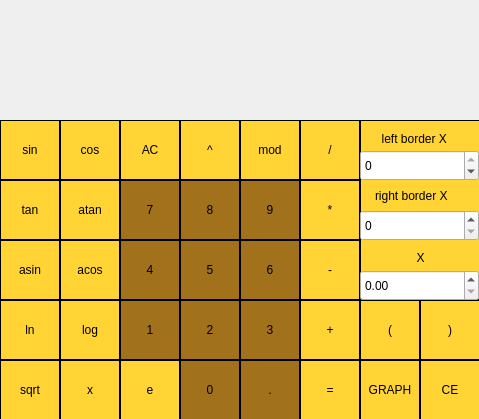
<?xml version="1.0" encoding="UTF-8"?>
<ui version="4.0">
 <class>viewCalc</class>
 <widget class="QMainWindow" name="viewCalc">
  <property name="geometry">
   <rect>
    <x>0</x>
    <y>0</y>
    <width>479</width>
    <height>419</height>
   </rect>
  </property>
  <property name="minimumSize">
   <size>
    <width>479</width>
    <height>419</height>
   </size>
  </property>
  <property name="maximumSize">
   <size>
    <width>479</width>
    <height>419</height>
   </size>
  </property>
  <property name="windowTitle">
   <string>MainWindow</string>
  </property>
  <widget class="QWidget" name="centralwidget">
   <widget class="QPushButton" name="pushButton_div">
    <property name="geometry">
     <rect>
      <x>300</x>
      <y>120</y>
      <width>60</width>
      <height>60</height>
     </rect>
    </property>
    <property name="styleSheet">
     <string notr="true">QPushButton {
  background-color:rgb(255, 212, 52);
  color: rgb(0, 0, 0); 
  border: 1px solid rgb(0, 0, 0);
}

QPushButton:pressed {
       background-color: rgb(252, 233, 255);
 border: 1px solid rgb(0, 0, 0);
}</string>
    </property>
    <property name="text">
     <string>/</string>
    </property>
   </widget>
   <widget class="QPushButton" name="pushButton_4">
    <property name="geometry">
     <rect>
      <x>120</x>
      <y>240</y>
      <width>60</width>
      <height>60</height>
     </rect>
    </property>
    <property name="styleSheet">
     <string notr="true">QPushButton {
  background-color:rgb(161, 113, 27);
  color: rgb(0, 0, 0); 
  border: 1px solid rgb(0, 0, 0);
}

QPushButton:pressed {
       background-color: rgb(187, 130, 59);
 border: 1px solid rgb(0, 0, 0);
}</string>
    </property>
    <property name="text">
     <string>4</string>
    </property>
   </widget>
   <widget class="QPushButton" name="pushButton_GRAPH">
    <property name="geometry">
     <rect>
      <x>360</x>
      <y>360</y>
      <width>60</width>
      <height>60</height>
     </rect>
    </property>
    <property name="styleSheet">
     <string notr="true">QPushButton {
  background-color:rgb(255, 212, 52);
  color: rgb(0, 0, 0); 
  border: 1px solid rgb(0, 0, 0);
}

QPushButton:pressed {
       background-color: rgb(252, 233, 255);
 border: 1px solid rgb(0, 0, 0);
}</string>
    </property>
    <property name="text">
     <string>GRAPH</string>
    </property>
   </widget>
   <widget class="QPushButton" name="pushButton_sin">
    <property name="geometry">
     <rect>
      <x>0</x>
      <y>120</y>
      <width>60</width>
      <height>60</height>
     </rect>
    </property>
    <property name="styleSheet">
     <string notr="true">QPushButton {
  background-color:rgb(255, 212, 52);
  color: rgb(0, 0, 0); 
  border: 1px solid rgb(0, 0, 0);
}

QPushButton:pressed {
       background-color: rgb(252, 233, 255);
 border: 1px solid rgb(0, 0, 0);
}</string>
    </property>
    <property name="text">
     <string>sin</string>
    </property>
   </widget>
   <widget class="QPushButton" name="pushButton_mod">
    <property name="geometry">
     <rect>
      <x>240</x>
      <y>120</y>
      <width>60</width>
      <height>60</height>
     </rect>
    </property>
    <property name="styleSheet">
     <string notr="true">QPushButton {
  background-color:rgb(255, 212, 52);
  color: rgb(0, 0, 0); 
  border: 1px solid rgb(0, 0, 0);
}

QPushButton:pressed {
       background-color: rgb(252, 233, 255);
 border: 1px solid rgb(0, 0, 0);
}</string>
    </property>
    <property name="text">
     <string>mod</string>
    </property>
   </widget>
   <widget class="QPushButton" name="pushButton_sum">
    <property name="geometry">
     <rect>
      <x>300</x>
      <y>300</y>
      <width>60</width>
      <height>60</height>
     </rect>
    </property>
    <property name="styleSheet">
     <string notr="true">QPushButton {
  background-color:rgb(255, 212, 52);
  color: rgb(0, 0, 0); 
  border: 1px solid rgb(0, 0, 0);
}

QPushButton:pressed {
       background-color: rgb(252, 233, 255);
 border: 1px solid rgb(0, 0, 0);
}</string>
    </property>
    <property name="text">
     <string>+</string>
    </property>
   </widget>
   <widget class="QPushButton" name="pushButton_ln">
    <property name="geometry">
     <rect>
      <x>0</x>
      <y>300</y>
      <width>60</width>
      <height>60</height>
     </rect>
    </property>
    <property name="styleSheet">
     <string notr="true">QPushButton {
  background-color:rgb(255, 212, 52);
  color: rgb(0, 0, 0); 
  border: 1px solid rgb(0, 0, 0);
}

QPushButton:pressed {
       background-color: rgb(252, 233, 255);
 border: 1px solid rgb(0, 0, 0);
}</string>
    </property>
    <property name="text">
     <string>ln</string>
    </property>
   </widget>
   <widget class="QPushButton" name="pushButton_5">
    <property name="geometry">
     <rect>
      <x>180</x>
      <y>240</y>
      <width>60</width>
      <height>60</height>
     </rect>
    </property>
    <property name="styleSheet">
     <string notr="true">QPushButton {
  background-color:rgb(161, 113, 27);
  color: rgb(0, 0, 0); 
  border: 1px solid rgb(0, 0, 0);
}

QPushButton:pressed {
       background-color: rgb(187, 130, 59);
 border: 1px solid rgb(0, 0, 0);
}</string>
    </property>
    <property name="text">
     <string>5</string>
    </property>
   </widget>
   <widget class="QPushButton" name="pushButton_2">
    <property name="geometry">
     <rect>
      <x>180</x>
      <y>300</y>
      <width>60</width>
      <height>60</height>
     </rect>
    </property>
    <property name="styleSheet">
     <string notr="true">QPushButton {
  background-color:rgb(161, 113, 27);
  color: rgb(0, 0, 0); 
  border: 1px solid rgb(0, 0, 0);
}

QPushButton:pressed {
       background-color: rgb(187, 130, 59);
 border: 1px solid rgb(0, 0, 0);
}</string>
    </property>
    <property name="text">
     <string>2</string>
    </property>
   </widget>
   <widget class="QPushButton" name="pushButton_dot">
    <property name="geometry">
     <rect>
      <x>240</x>
      <y>360</y>
      <width>60</width>
      <height>60</height>
     </rect>
    </property>
    <property name="styleSheet">
     <string notr="true">QPushButton {
  background-color:rgb(161, 113, 27);
  color: rgb(0, 0, 0); 
  border: 1px solid rgb(0, 0, 0);
}

QPushButton:pressed {
       background-color: rgb(187, 130, 59);
 border: 1px solid rgb(0, 0, 0);
}</string>
    </property>
    <property name="text">
     <string>.</string>
    </property>
   </widget>
   <widget class="QPushButton" name="pushButton_9">
    <property name="geometry">
     <rect>
      <x>240</x>
      <y>180</y>
      <width>60</width>
      <height>60</height>
     </rect>
    </property>
    <property name="styleSheet">
     <string notr="true">QPushButton {
  background-color:rgb(161, 113, 27);
  color: rgb(0, 0, 0); 
  border: 1px solid rgb(0, 0, 0);
}

QPushButton:pressed {
       background-color: rgb(187, 130, 59);
 border: 1px solid rgb(0, 0, 0);
}</string>
    </property>
    <property name="text">
     <string>9</string>
    </property>
   </widget>
   <widget class="QPushButton" name="pushButton_1">
    <property name="geometry">
     <rect>
      <x>120</x>
      <y>300</y>
      <width>60</width>
      <height>60</height>
     </rect>
    </property>
    <property name="styleSheet">
     <string notr="true">QPushButton {
  background-color:rgb(161, 113, 27);
  color: rgb(0, 0, 0); 
  border: 1px solid rgb(0, 0, 0);
}

QPushButton:pressed {
       background-color: rgb(187, 130, 59);
 border: 1px solid rgb(0, 0, 0);
}</string>
    </property>
    <property name="text">
     <string>1</string>
    </property>
   </widget>
   <widget class="QLabel" name="label">
    <property name="geometry">
     <rect>
      <x>0</x>
      <y>0</y>
      <width>480</width>
      <height>121</height>
     </rect>
    </property>
    <property name="font">
     <font>
      <pointsize>24</pointsize>
     </font>
    </property>
    <property name="layoutDirection">
     <enum>Qt::LeftToRight</enum>
    </property>
    <property name="styleSheet">
     <string notr="true">QLabel {
  qproperty-alignment: 'AlignVCenter | AlignRight';
  border: 1px solid rgb(0, 0, 0);
}

background-color: rgb(252, 233, 255);</string>
    </property>
    <property name="text">
     <string/>
    </property>
    <property name="alignment">
     <set>Qt::AlignRight|Qt::AlignTrailing|Qt::AlignVCenter</set>
    </property>
    <property name="indent">
     <number>0</number>
    </property>
   </widget>
   <widget class="QPushButton" name="pushButton_deg">
    <property name="geometry">
     <rect>
      <x>180</x>
      <y>120</y>
      <width>60</width>
      <height>60</height>
     </rect>
    </property>
    <property name="styleSheet">
     <string notr="true">QPushButton {
  background-color:rgb(255, 212, 52);
  color: rgb(0, 0, 0); 
  border: 1px solid rgb(0, 0, 0);
}

QPushButton:pressed {
       background-color: rgb(252, 233, 255);
 border: 1px solid rgb(0, 0, 0);
}</string>
    </property>
    <property name="text">
     <string>^</string>
    </property>
   </widget>
   <widget class="QPushButton" name="pushButton_log">
    <property name="geometry">
     <rect>
      <x>60</x>
      <y>300</y>
      <width>60</width>
      <height>60</height>
     </rect>
    </property>
    <property name="styleSheet">
     <string>QPushButton {
  background-color:rgb(255, 212, 52);
  color: rgb(0, 0, 0); 
  border: 1px solid rgb(0, 0, 0);
}

QPushButton:pressed {
       background-color: rgb(252, 233, 255);
 border: 1px solid rgb(0, 0, 0);
}</string>
    </property>
    <property name="text">
     <string>log</string>
    </property>
   </widget>
   <widget class="QPushButton" name="pushButton_acos">
    <property name="geometry">
     <rect>
      <x>60</x>
      <y>240</y>
      <width>60</width>
      <height>60</height>
     </rect>
    </property>
    <property name="styleSheet">
     <string>QPushButton {
  background-color:rgb(255, 212, 52);
  color: rgb(0, 0, 0); 
  border: 1px solid rgb(0, 0, 0);
}

QPushButton:pressed {
       background-color: rgb(252, 233, 255);
 border: 1px solid rgb(0, 0, 0);
}</string>
    </property>
    <property name="text">
     <string>acos</string>
    </property>
   </widget>
   <widget class="QPushButton" name="pushButton_7">
    <property name="geometry">
     <rect>
      <x>120</x>
      <y>180</y>
      <width>60</width>
      <height>60</height>
     </rect>
    </property>
    <property name="styleSheet">
     <string notr="true">QPushButton {
  background-color:rgb(161, 113, 27);
  color: rgb(0, 0, 0); 
  border: 1px solid rgb(0, 0, 0);
}

QPushButton:pressed {
       background-color: rgb(187, 130, 59);
 border: 1px solid rgb(0, 0, 0);
}</string>
    </property>
    <property name="text">
     <string>7</string>
    </property>
   </widget>
   <widget class="QPushButton" name="pushButton_8">
    <property name="geometry">
     <rect>
      <x>180</x>
      <y>180</y>
      <width>60</width>
      <height>60</height>
     </rect>
    </property>
    <property name="styleSheet">
     <string notr="true">QPushButton {
  background-color:rgb(161, 113, 27);
  color: rgb(0, 0, 0); 
  border: 1px solid rgb(0, 0, 0);
}

QPushButton:pressed {
       background-color: rgb(187, 130, 59);
 border: 1px solid rgb(0, 0, 0);
}</string>
    </property>
    <property name="text">
     <string>8</string>
    </property>
   </widget>
   <widget class="QPushButton" name="pushButton_3">
    <property name="geometry">
     <rect>
      <x>240</x>
      <y>300</y>
      <width>60</width>
      <height>60</height>
     </rect>
    </property>
    <property name="styleSheet">
     <string notr="true">QPushButton {
  background-color:rgb(161, 113, 27);
  color: rgb(0, 0, 0); 
  border: 1px solid rgb(0, 0, 0);
}

QPushButton:pressed {
       background-color: rgb(187, 130, 59);
 border: 1px solid rgb(0, 0, 0);
}</string>
    </property>
    <property name="text">
     <string>3</string>
    </property>
   </widget>
   <widget class="QPushButton" name="pushButton_eq">
    <property name="geometry">
     <rect>
      <x>300</x>
      <y>360</y>
      <width>60</width>
      <height>60</height>
     </rect>
    </property>
    <property name="styleSheet">
     <string notr="true">QPushButton {
  background-color:rgb(255, 212, 52);
  color: rgb(0, 0, 0); 
  border: 1px solid rgb(0, 0, 0);
}

QPushButton:pressed {
       background-color: rgb(252, 233, 255);
 border: 1px solid rgb(0, 0, 0);
}</string>
    </property>
    <property name="text">
     <string>=</string>
    </property>
   </widget>
   <widget class="QPushButton" name="pushButton_sub">
    <property name="geometry">
     <rect>
      <x>300</x>
      <y>240</y>
      <width>60</width>
      <height>60</height>
     </rect>
    </property>
    <property name="styleSheet">
     <string notr="true">QPushButton {
  background-color:rgb(255, 212, 52);
  color: rgb(0, 0, 0); 
  border: 1px solid rgb(0, 0, 0);
}

QPushButton:pressed {
       background-color: rgb(252, 233, 255);
 border: 1px solid rgb(0, 0, 0);
}</string>
    </property>
    <property name="text">
     <string>-</string>
    </property>
   </widget>
   <widget class="QPushButton" name="pushButton_0">
    <property name="geometry">
     <rect>
      <x>180</x>
      <y>360</y>
      <width>60</width>
      <height>60</height>
     </rect>
    </property>
    <property name="styleSheet">
     <string notr="true">QPushButton {
  background-color:rgb(161, 113, 27);
  color: rgb(0, 0, 0); 
  border: 1px solid rgb(0, 0, 0);
}

QPushButton:pressed {
       background-color: rgb(187, 130, 59);
 border: 1px solid rgb(0, 0, 0);
}</string>
    </property>
    <property name="text">
     <string>0</string>
    </property>
   </widget>
   <widget class="QPushButton" name="pushButton_bl">
    <property name="geometry">
     <rect>
      <x>360</x>
      <y>300</y>
      <width>60</width>
      <height>60</height>
     </rect>
    </property>
    <property name="styleSheet">
     <string notr="true">QPushButton {
  background-color:rgb(255, 212, 52);
  color: rgb(0, 0, 0); 
  border: 1px solid rgb(0, 0, 0);
}

QPushButton:pressed {
       background-color: rgb(252, 233, 255);
 border: 1px solid rgb(0, 0, 0);
}</string>
    </property>
    <property name="text">
     <string>(</string>
    </property>
   </widget>
   <widget class="QPushButton" name="pushButton_clear">
    <property name="geometry">
     <rect>
      <x>120</x>
      <y>120</y>
      <width>60</width>
      <height>60</height>
     </rect>
    </property>
    <property name="styleSheet">
     <string notr="true">QPushButton {
  background-color:rgb(255, 212, 52);
  color: rgb(0, 0, 0); 
  border: 1px solid rgb(0, 0, 0);
}

QPushButton:pressed {
       background-color: rgb(252, 233, 255);
 border: 1px solid rgb(0, 0, 0);
}</string>
    </property>
    <property name="text">
     <string>АС</string>
    </property>
   </widget>
   <widget class="QPushButton" name="pushButton_un">
    <property name="geometry">
     <rect>
      <x>60</x>
      <y>360</y>
      <width>60</width>
      <height>60</height>
     </rect>
    </property>
    <property name="styleSheet">
     <string notr="true">QPushButton {
  background-color:rgb(255, 212, 52);
  color: rgb(0, 0, 0); 
  border: 1px solid rgb(0, 0, 0);
}

QPushButton:pressed {
       background-color: rgb(252, 233, 255);
 border: 1px solid rgb(0, 0, 0);
}</string>
    </property>
    <property name="text">
     <string>x</string>
    </property>
   </widget>
   <widget class="QPushButton" name="pushButton_atan">
    <property name="geometry">
     <rect>
      <x>60</x>
      <y>180</y>
      <width>60</width>
      <height>60</height>
     </rect>
    </property>
    <property name="styleSheet">
     <string>QPushButton {
  background-color:rgb(255, 212, 52);
  color: rgb(0, 0, 0); 
  border: 1px solid rgb(0, 0, 0);
}

QPushButton:pressed {
       background-color: rgb(252, 233, 255);
 border: 1px solid rgb(0, 0, 0);
}</string>
    </property>
    <property name="text">
     <string>atan</string>
    </property>
   </widget>
   <widget class="QPushButton" name="pushButton_br">
    <property name="geometry">
     <rect>
      <x>420</x>
      <y>300</y>
      <width>60</width>
      <height>60</height>
     </rect>
    </property>
    <property name="styleSheet">
     <string notr="true">QPushButton {
  background-color:rgb(255, 212, 52);
  color: rgb(0, 0, 0); 
  border: 1px solid rgb(0, 0, 0);
}

QPushButton:pressed {
       background-color: rgb(252, 233, 255);
 border: 1px solid rgb(0, 0, 0);
}</string>
    </property>
    <property name="text">
     <string>)</string>
    </property>
   </widget>
   <widget class="QPushButton" name="pushButton_6">
    <property name="geometry">
     <rect>
      <x>240</x>
      <y>240</y>
      <width>60</width>
      <height>60</height>
     </rect>
    </property>
    <property name="styleSheet">
     <string notr="true">QPushButton {
  background-color:rgb(161, 113, 27);
  color: rgb(0, 0, 0); 
  border: 1px solid rgb(0, 0, 0);
}

QPushButton:pressed {
       background-color: rgb(187, 130, 59);
 border: 1px solid rgb(0, 0, 0);
}</string>
    </property>
    <property name="text">
     <string>6</string>
    </property>
   </widget>
   <widget class="QPushButton" name="pushButton_asin">
    <property name="geometry">
     <rect>
      <x>0</x>
      <y>240</y>
      <width>60</width>
      <height>60</height>
     </rect>
    </property>
    <property name="styleSheet">
     <string notr="true">QPushButton {
  background-color:rgb(255, 212, 52);
  color: rgb(0, 0, 0); 
  border: 1px solid rgb(0, 0, 0);
}

QPushButton:pressed {
       background-color: rgb(252, 233, 255);
 border: 1px solid rgb(0, 0, 0);
}</string>
    </property>
    <property name="text">
     <string>asin</string>
    </property>
   </widget>
   <widget class="QPushButton" name="pushButton_mul">
    <property name="geometry">
     <rect>
      <x>300</x>
      <y>180</y>
      <width>60</width>
      <height>60</height>
     </rect>
    </property>
    <property name="styleSheet">
     <string notr="true">QPushButton {
  background-color:rgb(255, 212, 52);
  color: rgb(0, 0, 0); 
  border: 1px solid rgb(0, 0, 0);
}

QPushButton:pressed {
       background-color: rgb(252, 233, 255);
 border: 1px solid rgb(0, 0, 0);
}</string>
    </property>
    <property name="text">
     <string>*</string>
    </property>
   </widget>
   <widget class="QPushButton" name="pushButton_sqrt">
    <property name="geometry">
     <rect>
      <x>0</x>
      <y>360</y>
      <width>60</width>
      <height>60</height>
     </rect>
    </property>
    <property name="styleSheet">
     <string>QPushButton {
  background-color:rgb(255, 212, 52);
  color: rgb(0, 0, 0); 
  border: 1px solid rgb(0, 0, 0);
}

QPushButton:pressed {
       background-color: rgb(252, 233, 255);
 border: 1px solid rgb(0, 0, 0);
}</string>
    </property>
    <property name="text">
     <string>sqrt</string>
    </property>
   </widget>
   <widget class="QPushButton" name="pushButton_cos">
    <property name="geometry">
     <rect>
      <x>60</x>
      <y>120</y>
      <width>60</width>
      <height>60</height>
     </rect>
    </property>
    <property name="styleSheet">
     <string>QPushButton {
  background-color:rgb(255, 212, 52);
  color: rgb(0, 0, 0); 
  border: 1px solid rgb(0, 0, 0);
}

QPushButton:pressed {
       background-color: rgb(252, 233, 255);
 border: 1px solid rgb(0, 0, 0);
}</string>
    </property>
    <property name="text">
     <string>cos</string>
    </property>
   </widget>
   <widget class="QPushButton" name="pushButton_tan">
    <property name="geometry">
     <rect>
      <x>0</x>
      <y>180</y>
      <width>60</width>
      <height>60</height>
     </rect>
    </property>
    <property name="styleSheet">
     <string notr="true">QPushButton {
  background-color:rgb(255, 212, 52);
  color: rgb(0, 0, 0); 
  border: 1px solid rgb(0, 0, 0);
}

QPushButton:pressed {
       background-color: rgb(252, 233, 255);
 border: 1px solid rgb(0, 0, 0);
}</string>
    </property>
    <property name="text">
     <string>tan</string>
    </property>
   </widget>
   <widget class="QLabel" name="label_2">
    <property name="geometry">
     <rect>
      <x>375</x>
      <y>128</y>
      <width>101</width>
      <height>21</height>
     </rect>
    </property>
    <property name="styleSheet">
     <string notr="true">color: rgb(0, 0, 0);</string>
    </property>
    <property name="text">
     <string>  left border X</string>
    </property>
   </widget>
   <widget class="QLabel" name="label_4">
    <property name="geometry">
     <rect>
      <x>360</x>
      <y>120</y>
      <width>120</width>
      <height>180</height>
     </rect>
    </property>
    <property name="styleSheet">
     <string notr="true">QLabel {
  qproperty-alignment: 'AlignVCenter | AlignRight';
  border: 1px solid rgb(0, 0, 0);
 background-color:rgb(255, 212, 52);
}

</string>
    </property>
    <property name="text">
     <string/>
    </property>
   </widget>
   <widget class="QSpinBox" name="Right_X">
    <property name="geometry">
     <rect>
      <x>360</x>
      <y>210</y>
      <width>119</width>
      <height>31</height>
     </rect>
    </property>
    <property name="styleSheet">
     <string notr="true"/>
    </property>
    <property name="minimum">
     <number>0</number>
    </property>
    <property name="maximum">
     <number>1000000</number>
    </property>
   </widget>
   <widget class="QLabel" name="label_3">
    <property name="geometry">
     <rect>
      <x>375</x>
      <y>185</y>
      <width>101</width>
      <height>21</height>
     </rect>
    </property>
    <property name="styleSheet">
     <string notr="true">color: rgb(0, 0, 0);</string>
    </property>
    <property name="text">
     <string>right border X</string>
    </property>
   </widget>
   <widget class="QLabel" name="label_5">
    <property name="geometry">
     <rect>
      <x>410</x>
      <y>250</y>
      <width>21</width>
      <height>16</height>
     </rect>
    </property>
    <property name="styleSheet">
     <string notr="true">color: rgb(0, 0, 0)</string>
    </property>
    <property name="text">
     <string>  X</string>
    </property>
   </widget>
   <widget class="QSpinBox" name="Left_X">
    <property name="geometry">
     <rect>
      <x>360</x>
      <y>150</y>
      <width>119</width>
      <height>31</height>
     </rect>
    </property>
    <property name="minimum">
     <number>-1000000</number>
    </property>
    <property name="maximum">
     <number>0</number>
    </property>
   </widget>
   <widget class="QPushButton" name="pushButton_CE">
    <property name="geometry">
     <rect>
      <x>420</x>
      <y>360</y>
      <width>60</width>
      <height>60</height>
     </rect>
    </property>
    <property name="styleSheet">
     <string notr="true">QPushButton {
  background-color:rgb(255, 212, 52);
  color: rgb(0, 0, 0); 
  border: 1px solid rgb(0, 0, 0);
}

QPushButton:pressed {
       background-color: rgb(252, 233, 255);
 border: 1px solid rgb(0, 0, 0);
}</string>
    </property>
    <property name="text">
     <string>CE</string>
    </property>
   </widget>
   <widget class="QDoubleSpinBox" name="X">
    <property name="geometry">
     <rect>
      <x>360</x>
      <y>270</y>
      <width>119</width>
      <height>31</height>
     </rect>
    </property>
    <property name="styleSheet">
     <string notr="true"/>
    </property>
   </widget>
   <widget class="QPushButton" name="pushButton_e">
    <property name="geometry">
     <rect>
      <x>120</x>
      <y>360</y>
      <width>60</width>
      <height>60</height>
     </rect>
    </property>
    <property name="styleSheet">
     <string notr="true">QPushButton {
  background-color:rgb(255, 212, 52);
  color: rgb(0, 0, 0); 
  border: 1px solid rgb(0, 0, 0);
}

QPushButton:pressed {
       background-color: rgb(252, 233, 255);
 border: 1px solid rgb(0, 0, 0);
}</string>
    </property>
    <property name="text">
     <string>e</string>
    </property>
   </widget>
   <zorder>label_4</zorder>
   <zorder>pushButton_div</zorder>
   <zorder>pushButton_4</zorder>
   <zorder>pushButton_GRAPH</zorder>
   <zorder>pushButton_sin</zorder>
   <zorder>pushButton_mod</zorder>
   <zorder>pushButton_sum</zorder>
   <zorder>pushButton_ln</zorder>
   <zorder>pushButton_5</zorder>
   <zorder>pushButton_2</zorder>
   <zorder>pushButton_dot</zorder>
   <zorder>pushButton_9</zorder>
   <zorder>pushButton_1</zorder>
   <zorder>label</zorder>
   <zorder>pushButton_deg</zorder>
   <zorder>pushButton_log</zorder>
   <zorder>pushButton_acos</zorder>
   <zorder>pushButton_7</zorder>
   <zorder>pushButton_8</zorder>
   <zorder>pushButton_3</zorder>
   <zorder>pushButton_eq</zorder>
   <zorder>pushButton_sub</zorder>
   <zorder>pushButton_0</zorder>
   <zorder>pushButton_bl</zorder>
   <zorder>pushButton_clear</zorder>
   <zorder>pushButton_un</zorder>
   <zorder>pushButton_atan</zorder>
   <zorder>pushButton_br</zorder>
   <zorder>pushButton_6</zorder>
   <zorder>pushButton_asin</zorder>
   <zorder>pushButton_mul</zorder>
   <zorder>pushButton_sqrt</zorder>
   <zorder>pushButton_cos</zorder>
   <zorder>pushButton_tan</zorder>
   <zorder>label_2</zorder>
   <zorder>Right_X</zorder>
   <zorder>label_3</zorder>
   <zorder>label_5</zorder>
   <zorder>Left_X</zorder>
   <zorder>pushButton_CE</zorder>
   <zorder>X</zorder>
   <zorder>pushButton_e</zorder>
  </widget>
 </widget>
 <resources/>
 <connections/>
</ui>
